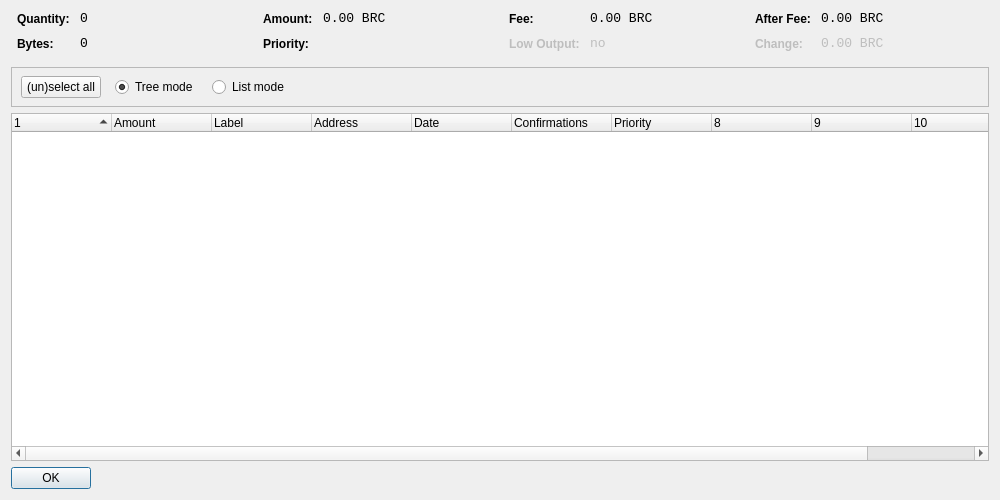
<?xml version="1.0" encoding="UTF-8"?>
<ui version="4.0">
 <class>CoinControlDialog</class>
 <widget class="QDialog" name="CoinControlDialog">
  <property name="geometry">
   <rect>
    <x>0</x>
    <y>0</y>
    <width>1000</width>
    <height>500</height>
   </rect>
  </property>
  <property name="windowTitle">
   <string>Coin Control</string>
  </property>
  <layout class="QVBoxLayout" name="verticalLayout">
   <item>
    <layout class="QHBoxLayout" name="horizontalLayoutTop" stretch="0,0,0,0">
     <property name="topMargin">
      <number>0</number>
     </property>
     <property name="bottomMargin">
      <number>10</number>
     </property>
     <item>
      <layout class="QFormLayout" name="formLayoutCoinControl1">
       <property name="horizontalSpacing">
        <number>10</number>
       </property>
       <property name="verticalSpacing">
        <number>10</number>
       </property>
       <property name="leftMargin">
        <number>6</number>
       </property>
       <property name="rightMargin">
        <number>6</number>
       </property>
       <item row="0" column="0">
        <widget class="QLabel" name="labelCoinControlQuantityText">
         <property name="styleSheet">
          <string notr="true">font-weight:bold;</string>
         </property>
         <property name="text">
          <string>Quantity:</string>
         </property>
        </widget>
       </item>
       <item row="0" column="1">
        <widget class="QLabel" name="labelCoinControlQuantity">
         <property name="font">
          <font>
           <family>Monospace</family>
           <pointsize>10</pointsize>
          </font>
         </property>
         <property name="cursor">
          <cursorShape>IBeamCursor</cursorShape>
         </property>
         <property name="contextMenuPolicy">
          <enum>Qt::ActionsContextMenu</enum>
         </property>
         <property name="text">
          <string notr="true">0</string>
         </property>
         <property name="textInteractionFlags">
          <set>Qt::LinksAccessibleByMouse|Qt::TextSelectableByKeyboard|Qt::TextSelectableByMouse</set>
         </property>
        </widget>
       </item>
       <item row="1" column="0">
        <widget class="QLabel" name="labelCoinControlBytesText">
         <property name="styleSheet">
          <string notr="true">font-weight:bold;</string>
         </property>
         <property name="text">
          <string>Bytes:</string>
         </property>
        </widget>
       </item>
       <item row="1" column="1">
        <widget class="QLabel" name="labelCoinControlBytes">
         <property name="font">
          <font>
           <family>Monospace</family>
           <pointsize>10</pointsize>
          </font>
         </property>
         <property name="cursor">
          <cursorShape>IBeamCursor</cursorShape>
         </property>
         <property name="contextMenuPolicy">
          <enum>Qt::ActionsContextMenu</enum>
         </property>
         <property name="text">
          <string notr="true">0</string>
         </property>
         <property name="textInteractionFlags">
          <set>Qt::LinksAccessibleByMouse|Qt::TextSelectableByKeyboard|Qt::TextSelectableByMouse</set>
         </property>
        </widget>
       </item>
      </layout>
     </item>
     <item>
      <layout class="QFormLayout" name="formLayoutCoinControl2">
       <property name="horizontalSpacing">
        <number>10</number>
       </property>
       <property name="verticalSpacing">
        <number>10</number>
       </property>
       <property name="leftMargin">
        <number>6</number>
       </property>
       <property name="rightMargin">
        <number>6</number>
       </property>
       <item row="0" column="0">
        <widget class="QLabel" name="labelCoinControlAmountText">
         <property name="styleSheet">
          <string notr="true">font-weight:bold;</string>
         </property>
         <property name="text">
          <string>Amount:</string>
         </property>
        </widget>
       </item>
       <item row="0" column="1">
        <widget class="QLabel" name="labelCoinControlAmount">
         <property name="font">
          <font>
           <family>Monospace</family>
           <pointsize>10</pointsize>
          </font>
         </property>
         <property name="cursor">
          <cursorShape>IBeamCursor</cursorShape>
         </property>
         <property name="contextMenuPolicy">
          <enum>Qt::ActionsContextMenu</enum>
         </property>
         <property name="text">
          <string notr="true">0.00 BRC</string>
         </property>
         <property name="textInteractionFlags">
          <set>Qt::LinksAccessibleByMouse|Qt::TextSelectableByKeyboard|Qt::TextSelectableByMouse</set>
         </property>
        </widget>
       </item>
       <item row="1" column="0">
        <widget class="QLabel" name="labelCoinControlPriorityText">
         <property name="styleSheet">
          <string notr="true">font-weight:bold;</string>
         </property>
         <property name="text">
          <string>Priority:</string>
         </property>
        </widget>
       </item>
       <item row="1" column="1">
        <widget class="QLabel" name="labelCoinControlPriority">
         <property name="font">
          <font>
           <family>Monospace</family>
           <pointsize>10</pointsize>
          </font>
         </property>
         <property name="cursor">
          <cursorShape>IBeamCursor</cursorShape>
         </property>
         <property name="contextMenuPolicy">
          <enum>Qt::ActionsContextMenu</enum>
         </property>
         <property name="text">
          <string/>
         </property>
         <property name="textInteractionFlags">
          <set>Qt::LinksAccessibleByMouse|Qt::TextSelectableByKeyboard|Qt::TextSelectableByMouse</set>
         </property>
        </widget>
       </item>
      </layout>
     </item>
     <item>
      <layout class="QFormLayout" name="formLayoutCoinControl3">
       <property name="horizontalSpacing">
        <number>10</number>
       </property>
       <property name="verticalSpacing">
        <number>10</number>
       </property>
       <property name="leftMargin">
        <number>6</number>
       </property>
       <property name="rightMargin">
        <number>6</number>
       </property>
       <item row="0" column="0">
        <widget class="QLabel" name="labelCoinControlFeeText">
         <property name="styleSheet">
          <string notr="true">font-weight:bold;</string>
         </property>
         <property name="text">
          <string>Fee:</string>
         </property>
        </widget>
       </item>
       <item row="0" column="1">
        <widget class="QLabel" name="labelCoinControlFee">
         <property name="font">
          <font>
           <family>Monospace</family>
           <pointsize>10</pointsize>
          </font>
         </property>
         <property name="cursor">
          <cursorShape>IBeamCursor</cursorShape>
         </property>
         <property name="contextMenuPolicy">
          <enum>Qt::ActionsContextMenu</enum>
         </property>
         <property name="text">
          <string notr="true">0.00 BRC</string>
         </property>
         <property name="textInteractionFlags">
          <set>Qt::LinksAccessibleByMouse|Qt::TextSelectableByKeyboard|Qt::TextSelectableByMouse</set>
         </property>
        </widget>
       </item>
       <item row="1" column="0">
        <widget class="QLabel" name="labelCoinControlLowOutputText">
         <property name="enabled">
          <bool>false</bool>
         </property>
         <property name="styleSheet">
          <string notr="true">font-weight:bold;</string>
         </property>
         <property name="text">
          <string>Low Output:</string>
         </property>
        </widget>
       </item>
       <item row="1" column="1">
        <widget class="QLabel" name="labelCoinControlLowOutput">
         <property name="enabled">
          <bool>false</bool>
         </property>
         <property name="font">
          <font>
           <family>Monospace</family>
           <pointsize>10</pointsize>
          </font>
         </property>
         <property name="cursor">
          <cursorShape>IBeamCursor</cursorShape>
         </property>
         <property name="contextMenuPolicy">
          <enum>Qt::ActionsContextMenu</enum>
         </property>
         <property name="text">
          <string notr="true">no</string>
         </property>
         <property name="textInteractionFlags">
          <set>Qt::LinksAccessibleByMouse|Qt::TextSelectableByKeyboard|Qt::TextSelectableByMouse</set>
         </property>
        </widget>
       </item>
      </layout>
     </item>
     <item>
      <layout class="QFormLayout" name="formLayoutCoinControl4">
       <property name="horizontalSpacing">
        <number>10</number>
       </property>
       <property name="verticalSpacing">
        <number>10</number>
       </property>
       <property name="leftMargin">
        <number>6</number>
       </property>
       <property name="rightMargin">
        <number>6</number>
       </property>
       <item row="0" column="0">
        <widget class="QLabel" name="labelCoinControlAfterFeeText">
         <property name="styleSheet">
          <string notr="true">font-weight:bold;</string>
         </property>
         <property name="text">
          <string>After Fee:</string>
         </property>
        </widget>
       </item>
       <item row="0" column="1">
        <widget class="QLabel" name="labelCoinControlAfterFee">
         <property name="font">
          <font>
           <family>Monospace</family>
           <pointsize>10</pointsize>
          </font>
         </property>
         <property name="cursor">
          <cursorShape>IBeamCursor</cursorShape>
         </property>
         <property name="contextMenuPolicy">
          <enum>Qt::ActionsContextMenu</enum>
         </property>
         <property name="text">
          <string notr="true">0.00 BRC</string>
         </property>
         <property name="textInteractionFlags">
          <set>Qt::LinksAccessibleByMouse|Qt::TextSelectableByKeyboard|Qt::TextSelectableByMouse</set>
         </property>
        </widget>
       </item>
       <item row="1" column="0">
        <widget class="QLabel" name="labelCoinControlChangeText">
         <property name="enabled">
          <bool>false</bool>
         </property>
         <property name="styleSheet">
          <string notr="true">font-weight:bold;</string>
         </property>
         <property name="text">
          <string>Change:</string>
         </property>
        </widget>
       </item>
       <item row="1" column="1">
        <widget class="QLabel" name="labelCoinControlChange">
         <property name="enabled">
          <bool>false</bool>
         </property>
         <property name="font">
          <font>
           <family>Monospace</family>
           <pointsize>10</pointsize>
          </font>
         </property>
         <property name="cursor">
          <cursorShape>IBeamCursor</cursorShape>
         </property>
         <property name="contextMenuPolicy">
          <enum>Qt::ActionsContextMenu</enum>
         </property>
         <property name="text">
          <string notr="true">0.00 BRC</string>
         </property>
         <property name="textInteractionFlags">
          <set>Qt::LinksAccessibleByMouse|Qt::TextSelectableByKeyboard|Qt::TextSelectableByMouse</set>
         </property>
        </widget>
       </item>
      </layout>
     </item>
    </layout>
   </item>
   <item>
    <widget class="QFrame" name="frame">
     <property name="minimumSize">
      <size>
       <width>0</width>
       <height>40</height>
      </size>
     </property>
     <property name="frameShape">
      <enum>QFrame::StyledPanel</enum>
     </property>
     <property name="frameShadow">
      <enum>QFrame::Sunken</enum>
     </property>
     <widget class="QWidget" name="horizontalLayoutWidget">
      <property name="geometry">
       <rect>
        <x>10</x>
        <y>0</y>
        <width>781</width>
        <height>41</height>
       </rect>
      </property>
      <layout class="QHBoxLayout" name="horizontalLayoutPanel" stretch="0,0,0,0,0">
       <property name="spacing">
        <number>14</number>
       </property>
       <item>
        <widget class="QPushButton" name="pushButtonSelectAll">
         <property name="sizePolicy">
          <sizepolicy hsizetype="Maximum" vsizetype="Fixed">
           <horstretch>0</horstretch>
           <verstretch>0</verstretch>
          </sizepolicy>
         </property>
         <property name="text">
          <string>(un)select all</string>
         </property>
        </widget>
       </item>
       <item>
        <widget class="QRadioButton" name="radioTreeMode">
         <property name="sizePolicy">
          <sizepolicy hsizetype="Maximum" vsizetype="Fixed">
           <horstretch>0</horstretch>
           <verstretch>0</verstretch>
          </sizepolicy>
         </property>
         <property name="text">
          <string>Tree mode</string>
         </property>
         <property name="checked">
          <bool>true</bool>
         </property>
        </widget>
       </item>
       <item>
        <widget class="QRadioButton" name="radioListMode">
         <property name="sizePolicy">
          <sizepolicy hsizetype="Maximum" vsizetype="Fixed">
           <horstretch>0</horstretch>
           <verstretch>0</verstretch>
          </sizepolicy>
         </property>
         <property name="text">
          <string>List mode</string>
         </property>
        </widget>
       </item>
       <item>
        <spacer name="horizontalSpacer">
         <property name="orientation">
          <enum>Qt::Horizontal</enum>
         </property>
         <property name="sizeHint" stdset="0">
          <size>
           <width>40</width>
           <height>20</height>
          </size>
         </property>
        </spacer>
       </item>
      </layout>
     </widget>
    </widget>
   </item>
   <item>
    <widget class="CoinControlTreeWidget" name="treeWidget">
     <property name="contextMenuPolicy">
      <enum>Qt::CustomContextMenu</enum>
     </property>
     <property name="sortingEnabled">
      <bool>false</bool>
     </property>
     <property name="columnCount">
      <number>11</number>
     </property>
     <attribute name="headerShowSortIndicator" stdset="0">
      <bool>true</bool>
     </attribute>
     <attribute name="headerStretchLastSection">
      <bool>false</bool>
     </attribute>
     <column>
      <property name="text">
       <string/>
      </property>
     </column>
     <column>
      <property name="text">
       <string>Amount</string>
      </property>
     </column>
     <column>
      <property name="text">
       <string>Label</string>
      </property>
     </column>
     <column>
      <property name="text">
       <string>Address</string>
      </property>
     </column>
     <column>
      <property name="text">
       <string>Date</string>
      </property>
     </column>
     <column>
      <property name="text">
       <string>Confirmations</string>
      </property>
      <property name="toolTip">
       <string>Confirmed</string>
      </property>
     </column>
     <column>
      <property name="text">
       <string>Priority</string>
      </property>
     </column>
     <column>
      <property name="text">
       <string/>
      </property>
     </column>
     <column>
      <property name="text">
       <string/>
      </property>
     </column>
     <column>
      <property name="text">
       <string/>
      </property>
     </column>
     <column>
      <property name="text">
       <string/>
      </property>
     </column>
    </widget>
   </item>
   <item>
    <widget class="QDialogButtonBox" name="buttonBox">
     <property name="sizePolicy">
      <sizepolicy hsizetype="Maximum" vsizetype="Fixed">
       <horstretch>0</horstretch>
       <verstretch>0</verstretch>
      </sizepolicy>
     </property>
     <property name="orientation">
      <enum>Qt::Horizontal</enum>
     </property>
     <property name="standardButtons">
      <set>QDialogButtonBox::Ok</set>
     </property>
    </widget>
   </item>
  </layout>
 </widget>
 <customwidgets>
  <customwidget>
   <class>CoinControlTreeWidget</class>
   <extends>QTreeWidget</extends>
   <header>coincontroltreewidget.h</header>
  </customwidget>
 </customwidgets>
 <resources/>
 <connections/>
</ui>
